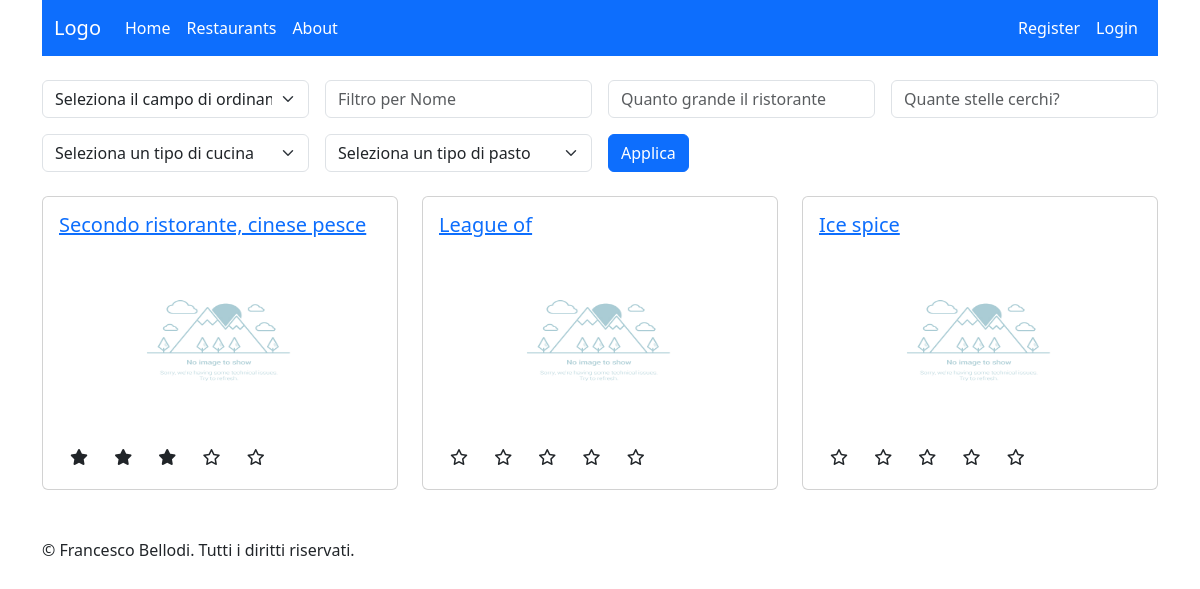
/restaurants/, run on an earlier commit of the app's database.
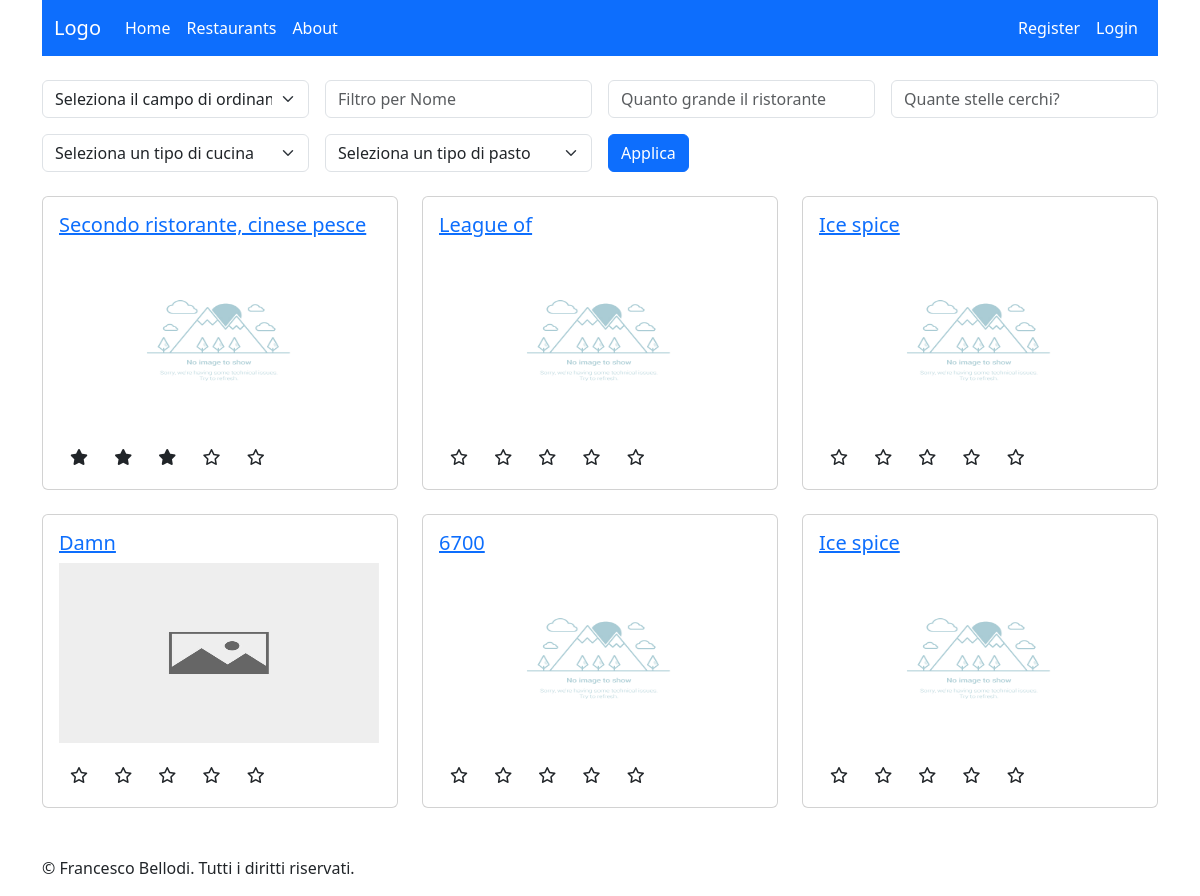
And on a later commit of the database.
### restaurantsApp/models.py (models this page shows, shortened)
class Restaurant(models.Model):
    restaurantID = models.IntegerField(primary_key=True)
    owner = models.ForeignKey(settings.AUTH_USER_MODEL, on_delete=models.CASCADE)
    name = models.CharField(max_length=100)
    address = models.CharField(max_length=200)
    phone_number = PhoneNumberField()
    cuisine_type = models.CharField(max_length=200)
    meal_type = models.CharField(max_length=200)
    max_booking = models.IntegerField(default=100)
    average_rating = models.FloatField(default=0, null=True)

class Photo(models.Model):
    photoID = models.IntegerField(primary_key=True)
    restaurant = models.ForeignKey(Restaurant, on_delete=models.CASCADE)
    image = models.ImageField(upload_to='media')
    photo_comment = models.CharField(max_length=100, default="")
    class Meta:
        ordering = ['-photoID']

### restaurantsApp/views.py (the view)
# urls.py: path("", RestaurantListView.as_view(), name="listRestaurants"),
class RestaurantListView(ListView):
    model = Restaurant
    template_name = 'restaurantsApp/restaurant_list.html'  # Specifica il percorso al tuo template
    context_object_name = 'restaurants'  # Nome del contesto da utilizzare nel template
    def get_context_data(self, **kwargs):
        from .forms import CUISINE_CHOICES, MEAL_CHOICES
        context = super().get_context_data(**kwargs)
        context['CUISINE_CHOICES'] = CUISINE_CHOICES
        context['MEAL_CHOICES'] = MEAL_CHOICES
        return context
    def get_queryset(self):
        order_field = self.request.GET.get('order_field')
        filter_name = self.request.GET.get('filter_name', None)
        filter_max_booking = self.request.GET.get('filter_max_booking', None)
        filter_average_rating = self.request.GET.get('filter_average_rating', None)
        cuisine_type = self.request.GET.get('filter_cuisine_type', None)
        meal_type = self.request.GET.get('filter_meal_type', None)
        queryset = Restaurant.objects.all()
        if filter_name:
            queryset = queryset.filter(name__icontains=filter_name)
        if filter_max_booking:
            queryset = queryset.filter(max_booking__lte=filter_max_booking)
        if filter_average_rating:
            queryset = queryset.filter(average_rating__lte=int(filter_average_rating)+1)
            queryset = queryset.filter(average_rating__gt=int(filter_average_rating))
        if cuisine_type:
            queryset = queryset.filter(cuisine_type__icontains=cuisine_type)
        if meal_type:
            queryset = queryset.filter(meal_type__icontains=meal_type)
        if order_field == "average_rating":
            return queryset.order_by("average_rating").reverse()
        if order_field in [field.name for field in Restaurant._meta.fields]:
            queryset = queryset.order_by(order_field)
        return queryset

### restaurantsApp/templates/restaurantsApp/restaurant_list.html (shortened to what this page needs)
{% extends "base.html" %}
{% block content %}
  {% include 'restaurantsApp/searchbar.html' %}
  <div class="row">
      {% for r in restaurants %}
        {% include "restaurantsApp/single-restaurant.html" %}
      {% empty %}
        <p> Non ci sono ristoranti ancora</p>
      {% endfor %}
  </div>
{% endblock %}

### restaurantsApp/templates/restaurantsApp/single-restaurant.html
{% load static%}
<div class="col-md-4 mb-4">
  <div class="card">
    <div class="card-body">
      <a href="{% url 'restaurant_detail' r.pk %}">
        <h5 class="card-title">{{ r.name|capfirst }}</h5>
      </a>
      {% if r.photo_set.exists %}
        <img src="{{ r.photo_set.first.image.url }}" alt="{{ r.name }} Image " width="320" height="180">
      {% else %}
        <img src=" {% static 'images/no_image_to_show.jpg' %}" alt="Immagine mancante" width="320" height="180">
      {% endif %}
      <div class="rating mt-3">
        {% for i in "12345" %}
          <span class="fa-stack">
            {% if i <= r.average_rating|floatformat %}
              <i class="fa-solid fa-star fa-stack-1x"></i>
            {% else %}
              <i class="fa-regular fa-star fa-stack-1x"></i>
            {% endif %}
          </span>
        {% endfor %}
      </div>
    </div>
  </div>
</div>

What changed in the data, as far as the page shows it:
added Restaurant: name "Damn", photo_set.first.image (picture), average_rating 0 (drawn)
added Restaurant: name "6700", average_rating 0 (drawn)
added Restaurant: name "Ice spice", average_rating 0 (drawn)
